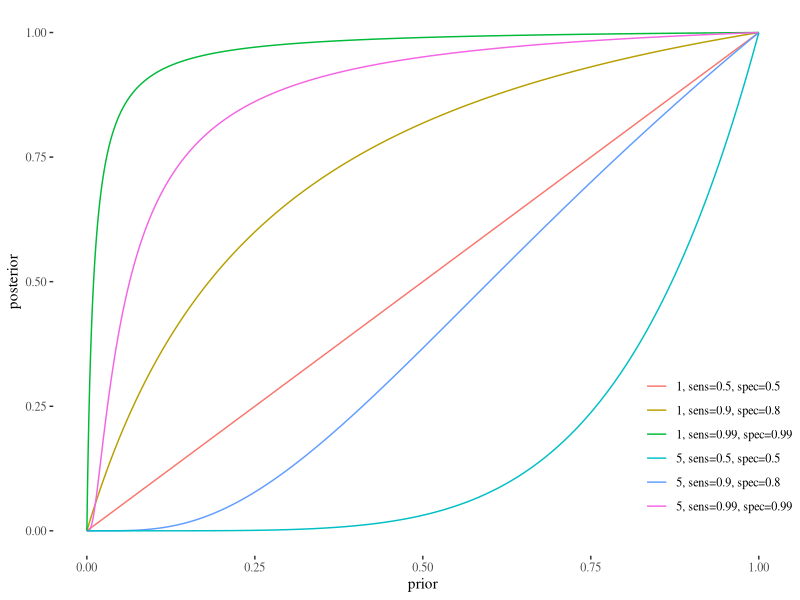
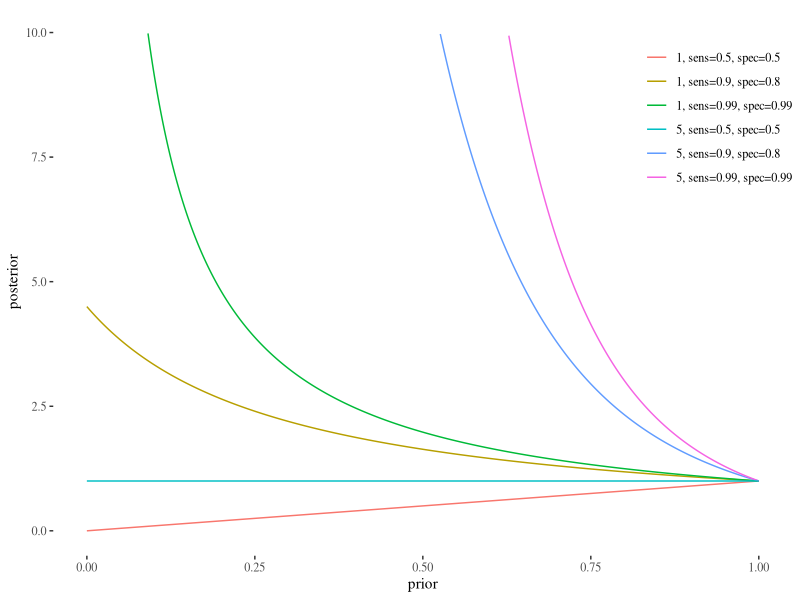
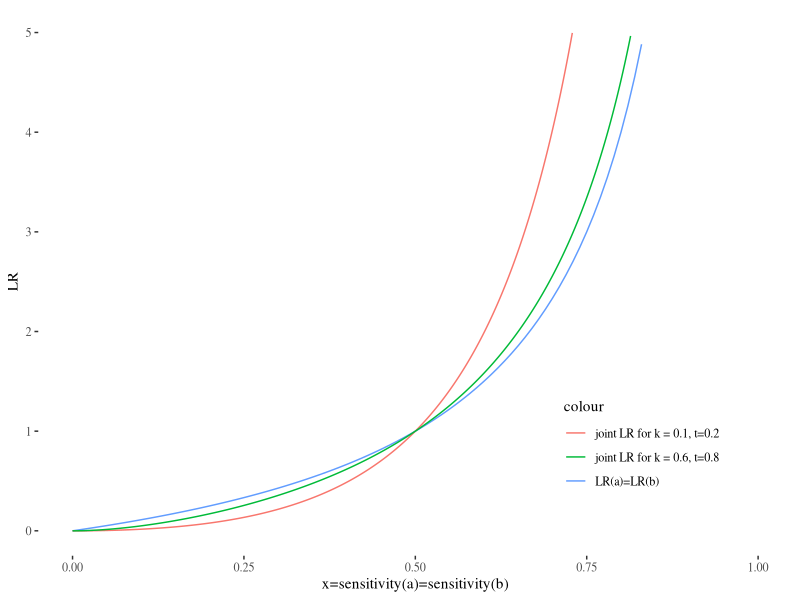
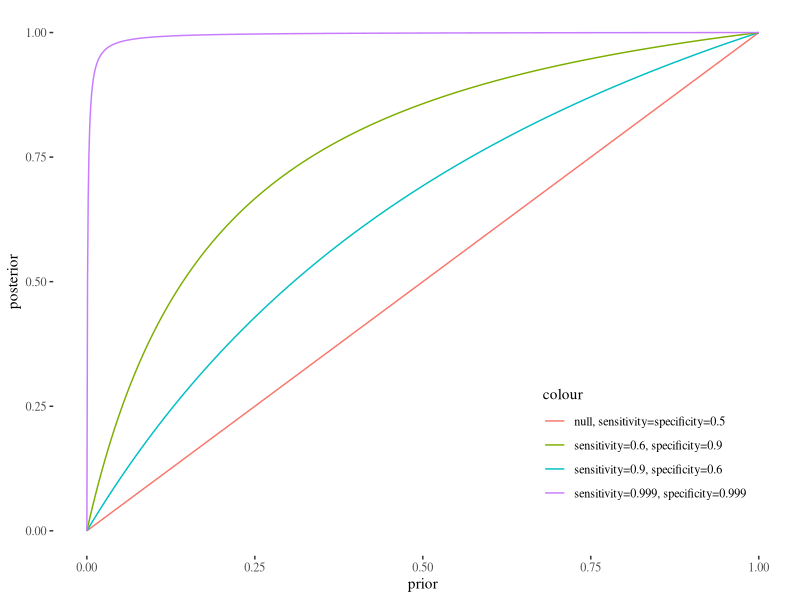
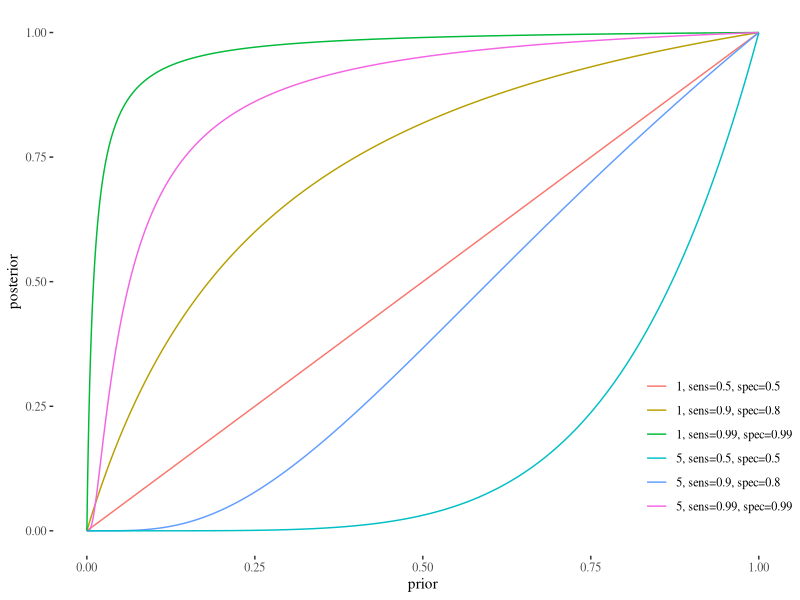
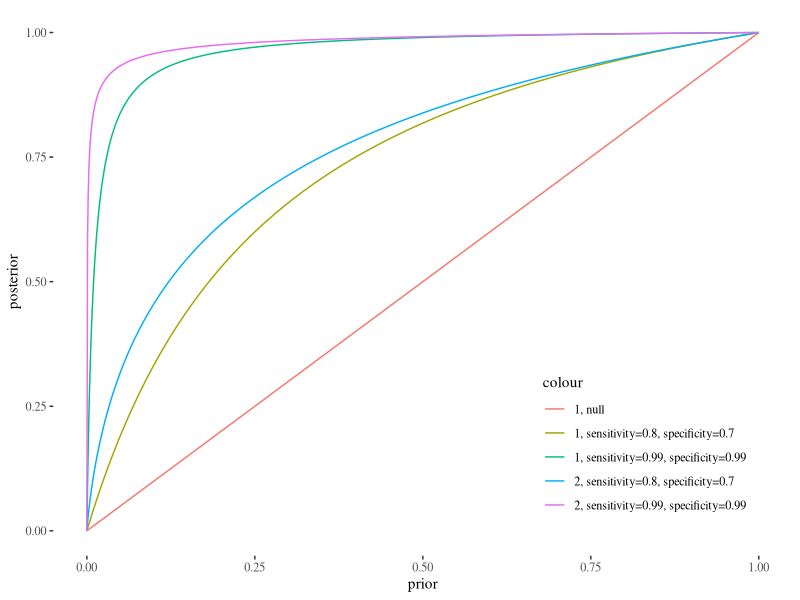
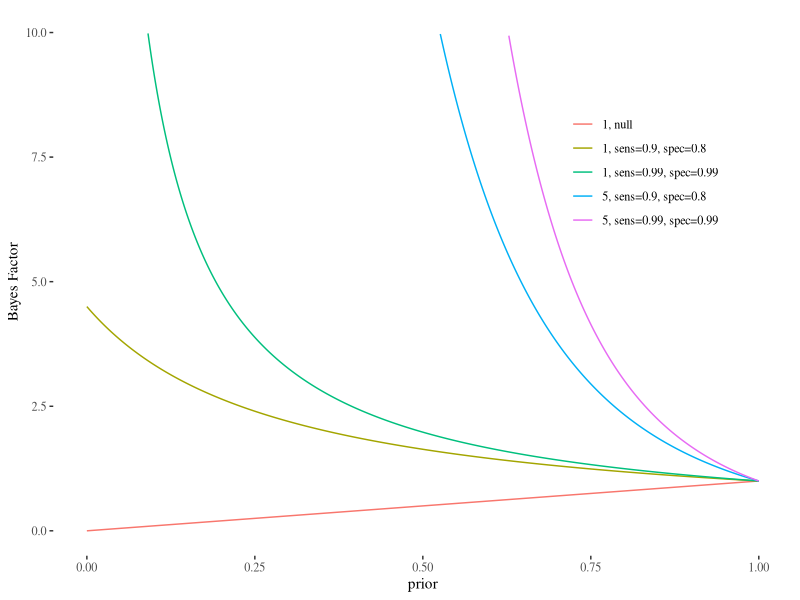
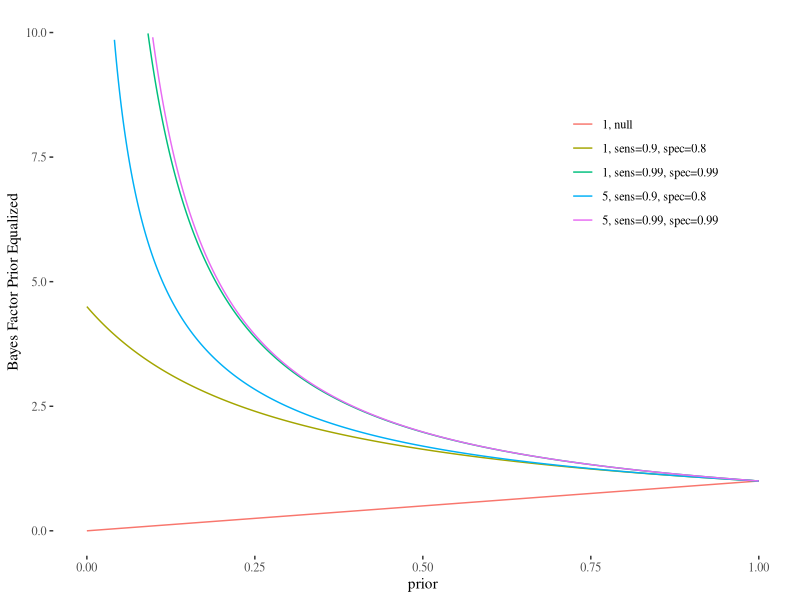

The R source for these figures, in order:
## ---- chunk 1
knitr::opts_chunk$set(echo = TRUE)
## ---- chunk 2
0.5^(1/10)
## ---- chunk 3
0.95^(1/10)
## ---- chunk 4
0.95^(10)
## ---- chunk 5
library(ggplot2)
library(ggthemes)


post <- function (x, s1, s2){
  (x)*
    (
      s1/
        (s1*x+(1-s2)*(1-x))
     )
}


postn <- function (x, s1, s2, n){
  ((x)^n)*
    ((
      s1/
        (s1*x+(1-s2)*(1-x))
     )^n)
    
}

x <-seq(0,1,by=0.001)
y0908 <- post(x, 0.9, 0.8)
y0909 <- post(x, 0.99, 0.99)
yy0908 <- postn(x, 0.9, 0.8, 2)
yy0909 <- postn(x, 0.99, 0.99, 2)
yynull <- postn(x, 0.5, 0.5, 2)
y50908 <- postn(x, 0.9, 0.8, 5)
y50909 <- postn(x, 0.99, 0.99, 5)
y5null <- postn(x, 0.5, 0.5, 5)


ggplot() +
  stat_function(fun=function(x)(x), geom="line", aes(colour="1, sens=0.5, spec=0.5"))+
  #geom_line(aes(x = x, y = yynull,color = "2, sens=0.5, spec=0.5")) +
  geom_line(aes(x = x, y = y0908,color = "1, sens=0.9, spec=0.8")) +
  geom_line(aes(x = x, y = y0909,color = "1, sens=0.99, spec=0.99")) +
  #geom_line(aes(x = x, y = yy0908,color = "2, sens=0.9, spec=0.8")) +
  # geom_line(aes(x = x, y = yy0909,color = "2, sens=0.99, spec=0.99")) +
  geom_line(aes(x = x, y = y50908,color = "5, sens=0.9, spec=0.8")) +
  geom_line(aes(x = x, y = y50909,color = "5, sens=0.99, spec=0.99")) +
  geom_line(aes(x = x, y = y5null, color = "5, sens=0.5, spec=0.5")) +
        ylim(c(0,1))+
  xlab("prior")+ ylab("posterior")+theme_tufte()+
  theme(legend.position = c(0.9, 0.2), legend.title = element_blank())
## ---- chunk 6
library(ggplot2)
library(ggthemes)


bf <- function (x, s1, s2){
  
    (
      s1/
        (s1*x+(1-s2)*(1-x))
     )
}


bfn <- function (x, s1, s2, n){
  
    (
      s1/
        (s1*x+(1-s2)*(1-x))
     )^n
    
}

x <-seq(0,1,by=0.001)
y0908 <- bf(x, 0.9, 0.8)
y0909 <- bf(x, 0.99, 0.99)
yy0908 <- bfn(x, 0.9, 0.8, 2)
yy0909 <- bfn(x, 0.99, 0.99, 2)
yynull <- bfn(x, 0.5, 0.5, 2)
y50908 <- bfn(x, 0.9, 0.8, 5)
y50909 <- bfn(x, 0.99, 0.99, 5)
y5null <- bfn(x, 0.5, 0.5, 5)


ggplot() +
  stat_function(fun=function(x)(x), geom="line", aes(colour="1, sens=0.5, spec=0.5"))+
  geom_line(aes(x = x, y = y0908,color = "1, sens=0.9, spec=0.8")) +
  geom_line(aes(x = x, y = y0909,color = "1, sens=0.99, spec=0.99")) +
  geom_line(aes(x = x, y = y50908,color = "5, sens=0.9, spec=0.8")) +
  geom_line(aes(x = x, y = y50909,color = "5, sens=0.99, spec=0.99")) +
  geom_line(aes(x = x, y = y5null, color = "5, sens=0.5, spec=0.5")) +
        ylim(c(0,10))+
  xlab("prior")+ ylab("posterior")+theme_tufte()+
  theme(legend.position = c(0.9, 0.8), legend.title = element_blank())


## ---- chunk 7
0.95/0.1
0.95/(0.1)^2
(0.95/0.1)^2
0.95/0.01
0.95/(0.01)^2
(0.95/0.01)^2
0.95/(0.001)^2
(0.95/0.001)^2
0.5/0.1
0.5/(0.1)^2
(0.5/0.1)^2
## ---- chunk 8
library(ggplot2)
library(ggthemes)

combined <- function (x,k,t) {
  (x^2)/
(
  ((1-k)*t*(1-x)*x + k*(1-t)*x*(1-x) + (1-k)*(1-t)*(1-x)*(1-x))
  /
    ((1-k)*t +(1-t)*k+(1-k)*(1-t))
)
}

combinedMarcello <- function(x,k,t){
  (x^2)/(k*(1-t)*(x)*(1-x)+(1-k)*t*x*(1-x)+(1-k)*(1-t)*(1-x)*(1-x))
}

x <-seq(0,1,by=0.001)
y0102 <- combined(x,0.1,0.2)
y0608 <- combined(x,0.6,0.8)

ggplot() +
  stat_function(fun=function(x)(x/(1-x)), geom="line", aes(colour="LR(a)=LR(b)"))+
  geom_line(aes(x = x, y = y0102,color = "joint LR for k = 0.1, t=0.2")) +
  geom_line(aes(x = x, y = y0608,color = "joint LR for k = 0.6, t=0.8")) +
        ylim(c(0,5))+
  xlab("x=sensitivity(a)=sensitivity(b)")+ ylab("LR")+theme_tufte()+
  theme(legend.position = c(0.8, 0.2))
## ---- chunk 9
(0.95/(1-0.95))/(0.2/(1-0.2))
(0.95/(1-0.95))/(0.3/(1-0.3))
(0.95/(1-0.95))/((0.3*0.2)/(1-(0.3*0.2)))
## ---- chunk 10
(0.5/(1-0.5))/(0.2/(1-0.2))
(0.5/(1-0.5))/(0.3/(1-0.3))
(0.5/(1-0.5))/((0.3*0.2)/(1-(0.3*0.2)))
## ---- chunk 11
(0.95/(1-0.95))/(0.2/(1-0.2))
(0.987/(1-0.987))

(0.95/(1-0.95))/(0.3/(1-0.3))
(0.978/(1-0.978))

(0.987*0.978)/
(
  ((1-0.2)*(1-0.987)*0.3*0.978+0.2*0.987*(1-0.3)*(1-0.978)+(1-0.987)*(1-0.2)*(1-0.978)*(1-0.3))/
  ((1-0.2)*0.3+0.2*(1-0.3)+(1-0.2)*(1-0.3))
)
## ---- chunk 12
(0.5/(1-0.5))/(0.2/(1-0.2))
(0.8/(1-0.8))

(0.5/(1-0.5))/(0.3/(1-0.3))
(0.7/(1-0.7))


(0.8*0.7)/
(
  ((1-0.2)*(1-0.8)*0.3*0.7+0.2*0.8*(1-0.3)*(1-0.7)+(1-0.8)*(1-0.2)*(1-0.7)*(1-0.3))/
  ((1-0.2)*0.3+0.2*(1-0.3)+(1-0.2)*(1-0.3))
)
## ---- chunk 13
library(ggplot2)
library(ggthemes)


post <- function (x, s1, s2){
  (x)*
    (
      s1/
        (s1*x+(1-s2)*(1-x))
     )
}

x <-seq(0,1,by=0.001)
y0906 <- post(x, 0.9, 0.6)
y0609 <- post(x, 0.6, 0.9)
y0909 <- post(x, 0.999, 0.999)

ggplot() +
  stat_function(fun=function(x)(x), geom="line", aes(colour="null, sensitivity=specificity=0.5"))+
  geom_line(aes(x = x, y = y0906,color = "sensitivity=0.9, specificity=0.6")) +
  geom_line(aes(x = x, y = y0609,color = "sensitivity=0.6, specificity=0.9")) +
  geom_line(aes(x = x, y = y0909,color = "sensitivity=0.999, specificity=0.999")) +
        ylim(c(0,1))+
  xlab("prior")+ ylab("posterior")+theme_tufte()+
  theme(legend.position = c(0.8, 0.2))
## ---- chunk 14
library(ggplot2)
library(ggthemes)


post <- function (x, s1, s2){
  (x)*
    (
      s1/
        (s1*x+(1-s2)*(1-x))
     )
}


postn <- function (x, s1, s2, n){
  ((x)^n)*
    ((
      s1/
        (s1*x+(1-s2)*(1-x))
     )^n)
    
}

x <-seq(0,1,by=0.001)
y0908 <- post(x, 0.9, 0.8)
y0909 <- post(x, 0.99, 0.99)
yy0908 <- postn(x, 0.9, 0.8, 2)
yy0909 <- postn(x, 0.99, 0.99, 2)
yynull <- postn(x, 0.5, 0.5, 2)
y50908 <- postn(x, 0.9, 0.8, 5)
y50909 <- postn(x, 0.99, 0.99, 5)
y5null <- postn(x, 0.5, 0.5, 5)


ggplot() +
  stat_function(fun=function(x)(x), geom="line", aes(colour="1, sens=0.5, spec=0.5"))+
#geom_line(aes(x = x, y = yynull,color = "2, sens=0.5, spec=0.5")) +
  geom_line(aes(x = x, y = y0908,color = "1, sens=0.9, spec=0.8")) +
  geom_line(aes(x = x, y = y0909,color = "1, sens=0.99, spec=0.99")) +
#geom_line(aes(x = x, y = yy0908,color = "2, sens=0.9, spec=0.8")) +
# geom_line(aes(x = x, y = yy0909,color = "2, sens=0.99, spec=0.99")) +
  geom_line(aes(x = x, y = y50908,color = "5, sens=0.9, spec=0.8")) +
  geom_line(aes(x = x, y = y50909,color = "5, sens=0.99, spec=0.99")) +
  geom_line(aes(x = x, y = y5null, color = "5, sens=0.5, spec=0.5")) +
        ylim(c(0,1))+
  xlab("prior")+ ylab("posterior")+theme_tufte()+
  theme(legend.position = c(0.9, 0.2), legend.title = element_blank())
## ---- chunk 15
library(ggplot2)
library(ggthemes)


post <- function (x, s1, s2){
  (x)*
    (
      s1/
        (s1*x+(1-s2)*(1-x))
     )
}


post2 <- function (x, s1, s2){
  (x)*
    (
      s1/
        (s1*sqrt(x)+(1-s2)*(1-sqrt(x)))
     )*
    (
      s1/
        (s1*sqrt(x)+(1-s2)*(1-sqrt(x)))
     )
}

x <-seq(0,1,by=0.001)
y0908 <- post(x, 0.9, 0.8)
y0909 <- post(x, 0.99, 0.99)
yy0908 <- post2(x, 0.9, 0.8)
yy0909 <- post2(x, 0.99, 0.99)
yynull <- post2(x, 0.5, 0.5)

ggplot() +
  stat_function(fun=function(x)(x), geom="line", aes(colour="1, null"))+
  geom_line(aes(x = x, y = y0908,color = "1, sensitivity=0.8, specificity=0.7")) +
  geom_line(aes(x = x, y = y0909,color = "1, sensitivity=0.99, specificity=0.99")) +
  geom_line(aes(x = x, y = yy0908,color = "2, sensitivity=0.8, specificity=0.7")) +
  geom_line(aes(x = x, y = yy0909,color = "2, sensitivity=0.99, specificity=0.99")) +
        ylim(c(0,1))+
  xlab("prior")+ ylab("posterior")+theme_tufte()+
  theme(legend.position = c(0.8, 0.2))
## ---- chunk 16
library(ggplot2)
library(ggthemes)


bf <- function (x, s1, s2){
  
    (
      s1/
        (s1*x+(1-s2)*(1-x))
     )
}


bfn <- function (x, s1, s2, n){

    (
      s1/
        (s1*x+(1-s2)*(1-x))
     )^n
}

x <-seq(0,1,by=0.001)
y0908 <- bf(x, 0.9, 0.8)
y0909 <- bf(x, 0.99, 0.99)
y50908 <- bfn(x, 0.9, 0.8, 5)
y50909 <- bfn(x, 0.99, 0.99, 5)
y5null <- bfn(x, 0.5, 0.5, 5)

ggplot() +
  stat_function(fun=function(x)(x), geom="line", aes(colour="1, null"))+
  geom_line(aes(x = x, y = y0908,color = "1, sens=0.9, spec=0.8")) +
  geom_line(aes(x = x, y = y0909,color = "1, sens=0.99, spec=0.99")) +
  geom_line(aes(x = x, y = y50908,color = "5, sens=0.9, spec=0.8")) +
  geom_line(aes(x = x, y = y50909,color = "5, sens=0.99, spec=0.99")) +
        ylim(c(0,10))+
  xlab("prior")+ ylab("Bayes Factor")+theme_tufte()+
  theme(legend.position = c(0.8, 0.7), legend.title = element_blank())
## ---- chunk 17
library(ggplot2)
library(ggthemes)


bf <- function (x, s1, s2){
  
    (
      s1/
        (s1*x+(1-s2)*(1-x))
     )
}


bfnEq <- function (x, s1, s2, n){

    (
      s1/
        (s1*x^(1/n)+(1-s2)*(1-x^(1/n)))
     )^n
}

x <-seq(0,1,by=0.001)
y0908 <- bf(x, 0.9, 0.8)
y0909 <- bf(x, 0.99, 0.99)
y50908 <- bfnEq(x, 0.9, 0.8, 5)
y50909 <- bfnEq(x, 0.99, 0.99, 5)
y5null <- bfnEq(x, 0.5, 0.5, 5)

ggplot() +
  stat_function(fun=function(x)(x), geom="line", aes(colour="1, null"))+
  geom_line(aes(x = x, y = y0908,color = "1, sens=0.9, spec=0.8")) +
  geom_line(aes(x = x, y = y0909,color = "1, sens=0.99, spec=0.99")) +
  geom_line(aes(x = x, y = y50908,color = "5, sens=0.9, spec=0.8")) +
  geom_line(aes(x = x, y = y50909,color = "5, sens=0.99, spec=0.99")) +
        ylim(c(0,10))+
  xlab("prior")+ ylab("Bayes Factor Prior Equalized")+theme_tufte()+
  theme(legend.position = c(0.8, 0.7), legend.title = element_blank())
